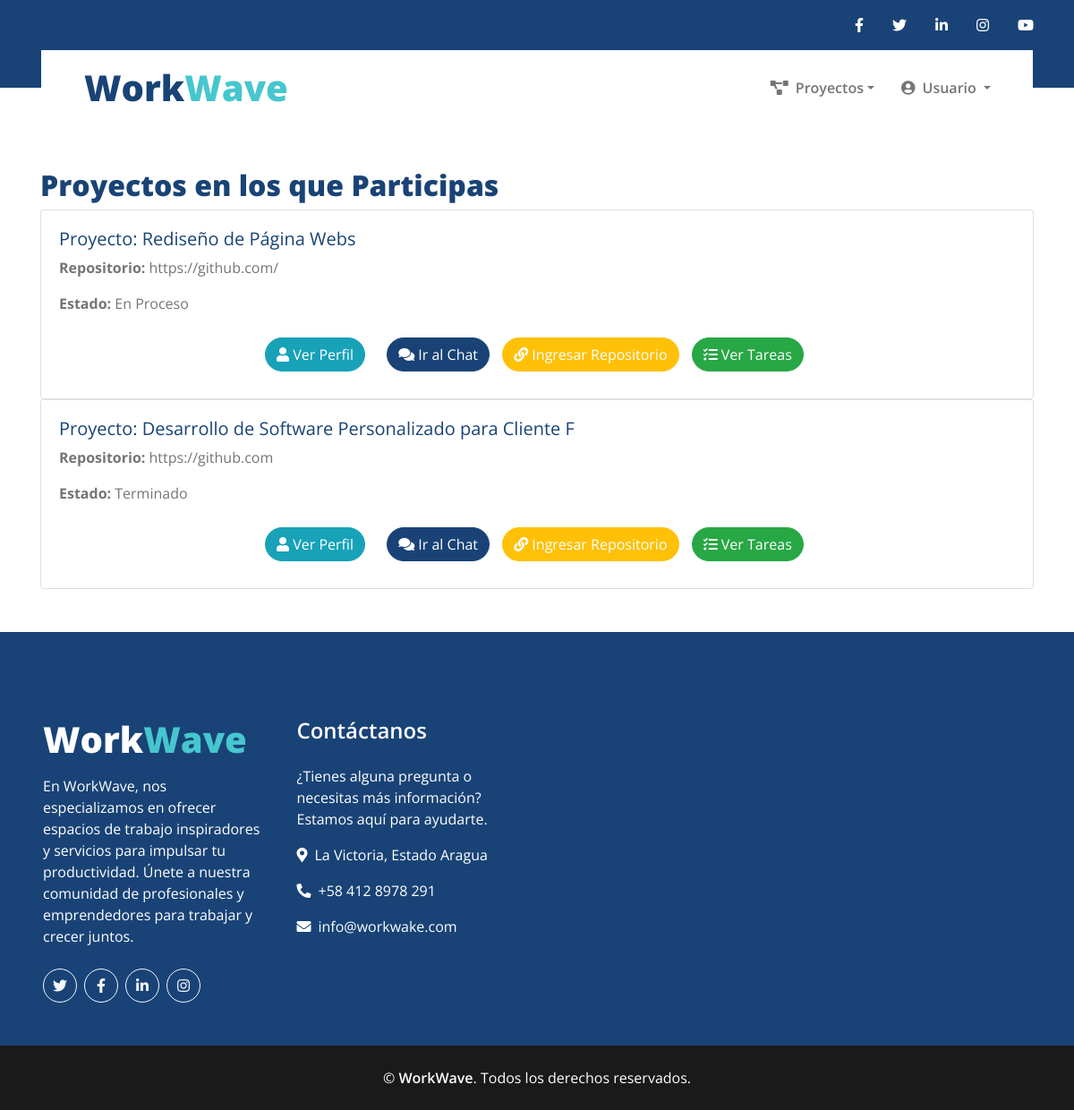
Before: /Prueba.php (signed in) with the older database file.
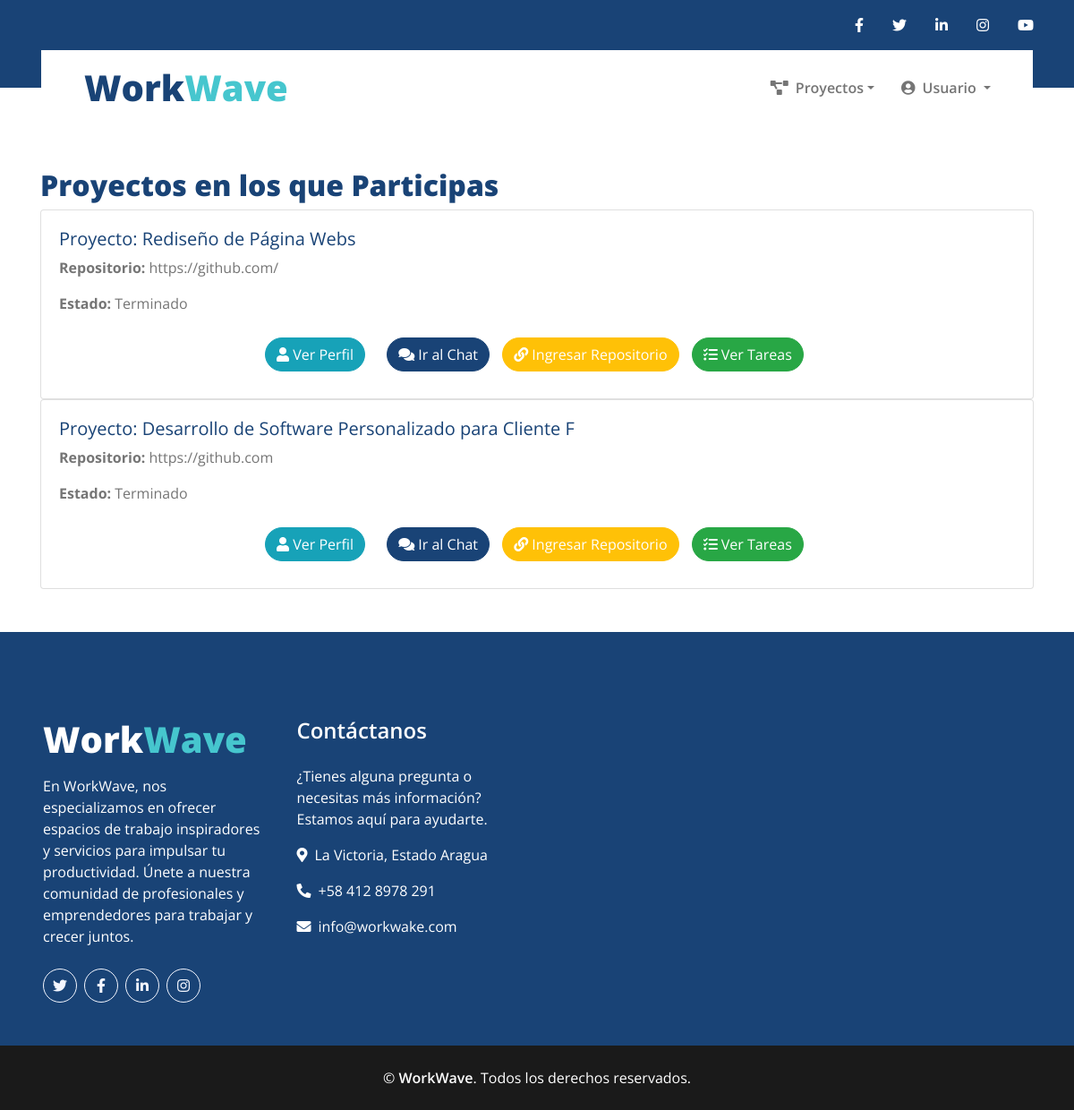
After: the same page with the newer database file.
### tables this page shows
CREATE TABLE `proyectos` (
  `id` int(11) NOT NULL,
  `tipo_usuario` enum('contratistas','freelancers','empresas') NOT NULL,
  `contratista_id` int(11) DEFAULT NULL,
  `freelancer_id` int(11) DEFAULT NULL,
  `empresa_id` int(11) DEFAULT NULL,
  `titulo` varchar(255) NOT NULL,
  `descripcion` text DEFAULT NULL,
  `image_url` varchar(255) DEFAULT NULL,
  `categoria_id` int(11) DEFAULT NULL,
  `precio` decimal(10,2) DEFAULT NULL,
  `estado` tinyint(1) DEFAULT 1,
  `fecha_inicio` date DEFAULT NULL,
  `fecha_fin` date DEFAULT NULL,
  `fecha_registro` timestamp NOT NULL DEFAULT current_timestamp(),
  `intereses` text DEFAULT NULL,
  `Etiqueta` enum('Oferta','Servicio') DEFAULT NULL,
  `repositorio` varchar(255) DEFAULT NULL,
  `terminado` enum('Sí','No') DEFAULT 'No',
  `pago` enum('Pendiente','Pagado') DEFAULT 'Pendiente'
);

### Prueba.php (the view, shortened to what this page needs)
<?php
include './config/conexion.php';
$userId = $_SESSION['user_id'];
$role = $_SESSION['role'];
$sql = "
    SELECT
        proyectos.id AS proyecto_id,
        proyectos.titulo AS titulo_proyecto,
        proyectos.repositorio AS repositorio,
        proyectos.terminado,
        proyectos.tipo_usuario,
        proyectos.contratista_id,
        proyectos.freelancer_id,
        proyectos.empresa_id,
        CASE
            WHEN proyectos.tipo_usuario = 'contratistas' THEN proyectos.contratista_id
            WHEN proyectos.tipo_usuario = 'freelancers' THEN proyectos.freelancer_id
            WHEN proyectos.tipo_usuario = 'empresas' THEN proyectos.empresa_id
        END AS propietario_id,
        CASE
            WHEN proyectos.tipo_usuario = 'contratistas' THEN 'contratistas'
            WHEN proyectos.tipo_usuario = 'freelancers' THEN 'freelancers'
            WHEN proyectos.tipo_usuario = 'empresas' THEN 'empresas'
        END AS rol_propietario
    FROM
        proyectos
    WHERE
        proyectos.id IN (SELECT proyecto_id FROM usuarios_aceptados WHERE usuario_id = ? AND rol_solicitante = ?)
";
$stmt = $conn->prepare($sql);
$stmt->bind_param("is", $userId, $role);
$stmt->execute();
$result = $stmt->get_result();
?>
<!DOCTYPE html>
<html lang="es">
<head>
    <link href="./Assets/css/style.css" rel="stylesheet">
    <link rel="stylesheet" href="https://stackpath.bootstrapcdn.com/bootstrap/4.5.2/css/bootstrap.min.css">
    <link rel="stylesheet" href="https://cdnjs.cloudflare.com/ajax/libs/font-awesome/5.15.4/css/all.min.css">
</head>
<body>
    <?php include './Includes/Header.php'; ?>
    <div class="container mt-5">
        <h2>Proyectos en los que Participas</h2>
        <?php if ($result->num_rows > 0): ?>
            <div class="list-group">
                <?php while ($row = $result->fetch_assoc()): ?>
                    <div class="card">
                        <div class="card-body">
                            <h5>Proyecto: <?php echo htmlspecialchars($row['titulo_proyecto']); ?></h5>
                            <p><strong>Repositorio:</strong> <?php echo htmlspecialchars($row['repositorio']); ?></p>
                            <p><strong>Estado:</strong> <?php echo ($row['terminado'] == 'Sí') ? 'Terminado' : 'En Proceso'; ?>
                            </p>
                            <a href="ver_perfil.php?usuario_id=<?php echo htmlspecialchars($row['propietario_id']); ?>&rol_solicitante=<?php echo urlencode($row['rol_propietario']); ?>"
                                class="btn btn-info" style="margin: 10px; border-radius: 20px; margin-left: 230px;">
                                <i class="fas fa-user"></i> Ver Perfil
                            </a>
                            <a href="Chat.php?user_id=<?php echo htmlspecialchars($row['propietario_id']); ?>&role=<?php echo htmlspecialchars($row['rol_propietario']); ?>"
                                class="btn btn-primary" style="margin: 10px; border-radius: 20px;">
                                <i class="fas fa-comments"></i> Ir al Chat
                            </a>
                            <button type="button" class="btn btn-warning text-white" style="border-radius: 20px;"
                                data-toggle="modal" data-target="#repositorioModal<?php echo $row['proyecto_id']; ?>"
                                style="margin: 10px;">
                                <i class="fas fa-link"></i> Ingresar Repositorio
                            </button>
                            <button type="button" class="btn btn-success text-white" style="border-radius: 20px; margin: 10px;"
                                data-toggle="modal" data-target="#tareasModal<?php echo $row['proyecto_id']; ?>">
                                <i class="fas fa-tasks"></i> Ver Tareas
                            </button>
                        </div>
                    </div>
                <?php endwhile; ?>
            </div>
        <?php else: ?>
            <div class="alert alert-info">No tienes proyectos aceptados.</div>
        <?php endif; ?>
    </div>
    <?php include './Includes/Footer.php'; ?>
</body>
</html>

Changed rows visible on the page:
changed proyectos "Rediseño de Página Webs": terminado "En Proceso" → "Terminado"
